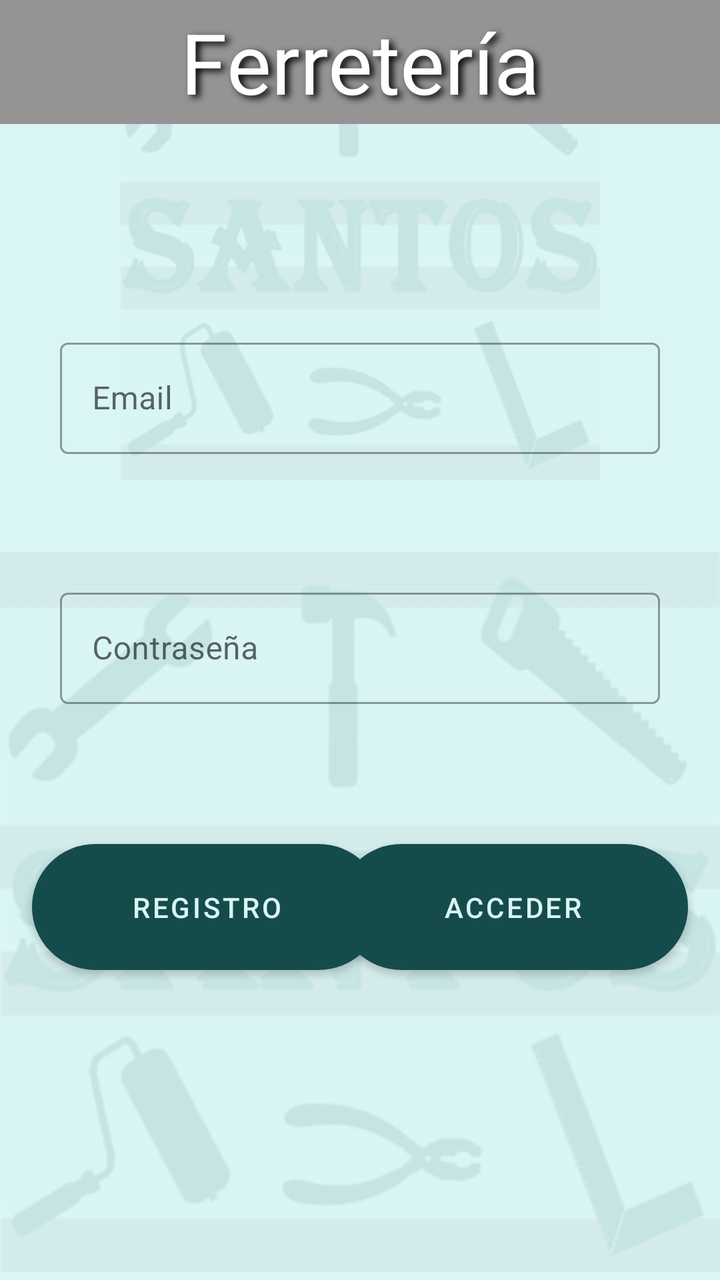
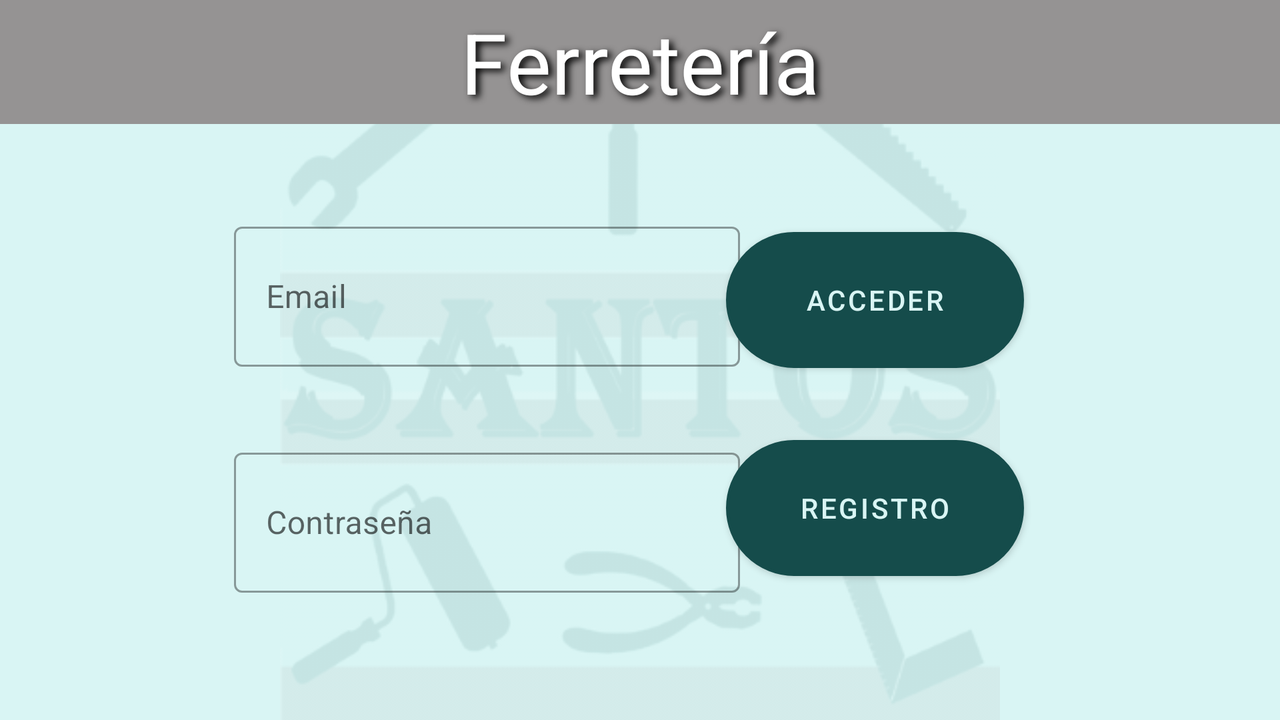

First picture: res/layout/ on a phone held upright. Second picture: the repository's own variant of that layout, on a device whose configuration matches the variant's folder. Source for both follows.
<!-- AndroidManifest.xml: activity theme PantallaInicio -->
<!-- res/layout/activity_main.xml -->
<?xml version="1.0" encoding="utf-8"?>
<androidx.constraintlayout.widget.ConstraintLayout xmlns:android="http://schemas.android.com/apk/res/android"
    xmlns:app="http://schemas.android.com/apk/res-auto"
    xmlns:tools="http://schemas.android.com/tools"
    android:layout_width="match_parent"
    android:layout_height="match_parent"
    android:background="@color/verdeClaro"
    android:orientation="vertical"
    tools:context=".MainActivity">

    <ImageView
        android:id="@+id/imageView2"
        android:layout_width="match_parent"
        android:layout_height="match_parent"
        android:layout_marginTop="272dp"
        android:alpha="0.1"
        app:layout_constraintTop_toTopOf="parent"
        app:srcCompat="@drawable/pantalla_inicio"
        tools:layout_editor_absoluteX="16dp" />

    <ImageView
        android:id="@+id/imageView3"
        android:layout_width="match_parent"
        android:layout_height="match_parent"
        android:layout_marginBottom="400dp"
        android:alpha="0.1"
        android:visibility="visible"
        app:layout_constraintBottom_toBottomOf="parent"
        app:layout_constraintTop_toTopOf="parent"
        app:layout_constraintVertical_bias="0.0"
        app:srcCompat="@drawable/pantalla_inicio"
        tools:layout_editor_absoluteX="0dp" />


    <com.google.android.material.textfield.TextInputLayout
        android:id="@+id/text_input_layout_outlined"
        style="@style/Widget.MaterialComponents.TextInputLayout.OutlinedBox"
        android:layout_width="match_parent"
        android:layout_height="wrap_content"
        android:layout_marginTop="136dp"
        android:hint="Email"
        android:padding="30dp"
        app:layout_constraintTop_toTopOf="parent"
        tools:ignore="MissingConstraints"
        tools:layout_editor_absoluteX="24dp">
        <EditText
            android:id="@+id/idEmail"
            android:layout_width="match_parent"
            android:layout_height="wrap_content"
            android:inputType="textEmailAddress"
            android:singleLine="false"
            tools:layout_editor_absoluteX="54dp"
            tools:layout_editor_absoluteY="175dp" />
    </com.google.android.material.textfield.TextInputLayout>

    <com.google.android.material.textfield.TextInputLayout
        android:id="@+id/text_input_layout_outlined2"
        style="@style/Widget.MaterialComponents.TextInputLayout.OutlinedBox"
        android:layout_width="match_parent"
        android:layout_height="wrap_content"
        android:layout_marginTop="4dp"
        android:hint="Contraseña"
        android:padding="30dp"
        app:layout_constraintTop_toBottomOf="@+id/text_input_layout_outlined"
        tools:ignore="MissingConstraints"
        tools:layout_editor_absoluteX="0dp">

        <EditText
            android:id="@+id/idPassword"
            android:layout_width="match_parent"
            android:layout_height="wrap_content"
            android:inputType="numberPassword"
            tools:layout_editor_absoluteX="21dp"
            tools:layout_editor_absoluteY="147dp" />
    </com.google.android.material.textfield.TextInputLayout>

    <Button
        android:id="@+id/idGuarda"
        android:layout_width="175dp"
        android:layout_height="63dp"
        android:layout_marginStart="16dp"
        android:layout_marginTop="40dp"
        android:background="@drawable/boton_pulsar"
        android:text="Registro"
        android:textColor="@drawable/boton_texto"
        app:layout_constraintStart_toStartOf="parent"
        app:layout_constraintTop_toBottomOf="@+id/text_input_layout_outlined2" />

    <Button
        android:id="@+id/idAcceso"
        android:layout_width="175dp"
        android:layout_height="63dp"
        android:layout_marginTop="40dp"
        android:layout_marginEnd="16dp"
        android:background="@drawable/boton_pulsar"
        android:text="Acceder"
        android:textColor="@drawable/boton_texto"
        app:layout_constraintEnd_toEndOf="parent"
        app:layout_constraintTop_toBottomOf="@+id/text_input_layout_outlined2" />

    <TextView
        android:id="@+id/textView"
        android:layout_width="match_parent"
        android:layout_height="62dp"
        style="@style/Titulo"
        app:layout_constraintEnd_toEndOf="parent"
        app:layout_constraintTop_toTopOf="parent" />


</androidx.constraintlayout.widget.ConstraintLayout>
<!-- resources referenced by this layout -->
<resources>
  <color name="verdeClaro">#d9f5f4</color>
  <!-- drawable boton_pulsar (drawable) -->
  <?xml version="1.0" encoding="utf-8"?>
  <ripple xmlns:android="http://schemas.android.com/apk/res/android"
      android:color="@color/verdeClaro">
  <item android:drawable="@drawable/boton_ripple"/>
  </ripple>
  <!-- drawable boton_texto (drawable) -->
  <?xml version="1.0" encoding="utf-8"?>
  <selector xmlns:android="http://schemas.android.com/apk/res/android">
      <item android:color="@color/verdeOsculo" android:state_pressed="true"></item>
      <item android:color="@color/verdeClaro" android:state_pressed="false"></item>
  </selector>
  <!-- drawable pantalla_inicio (drawable) -->
  <?xml version="1.0" encoding="utf-8"?>
  <layer-list xmlns:android="http://schemas.android.com/apk/res/android">
  <item android:drawable="@color/verdeClaro">
  </item>
     <item>
         <bitmap android:gravity="start"
             android:src="@mipmap/pantalla"/>
     </item>
  </layer-list>
  <style name="Titulo" parent="Theme.Ferreteria">
      <item name="android:background">@color/gris</item>
      <item name="android:gravity">center</item>
      <item name="android:text">@string/app_name</item>
      <item name="android:shadowColor">@color/black</item>
      <item name="android:textSize">42dp</item>
      <item name="android:shadowDx">6</item>
      <item name="android:shadowDy">4</item>
      <item name="android:shadowRadius">8</item>
      <item name="android:textColor">@color/white</item>
  </style>
  <style name="PantallaInicio" parent="Theme.Ferreteria">
          <item name="android:windowBackground">@mipmap/pantalla</item>
      </style>
  <!-- drawable boton_ripple (drawable) -->
  <?xml version="1.0" encoding="utf-8"?>
  <shape xmlns:android="http://schemas.android.com/apk/res/android">
      <corners android:radius="140dp"/>
    <stroke android:color="@color/white"
        android:width="5px"/>
      <solid android:color="@color/white"/>
  </shape>
  <color name="verdeOsculo">#154c4b</color>
  <style name="Theme.Ferreteria" parent="Theme.MaterialComponents.DayNight.DarkActionBar">
          
          <item name="colorPrimary">@color/verdeOsculo</item>
          <item name="colorPrimaryDark">@color/gris</item>
          <item name="colorOnPrimary">@color/verdeClaro</item>
          <item name="colorPrimaryVariant">@color/black</item>
  
          
          <item name="colorSecondary">@color/verdeClaro</item>
          <item name="colorSecondaryVariant">@color/verdeOsculo</item>
          <item name="colorOnSecondary">@color/black</item>
  
          <item name="android:statusBarColor" tools:targetApi="l">?attr/colorPrimaryVariant</item>
          
          <item name="toolbarStyle">@style/Widget.MaterialComponents.Toolbar.PrimarySurface</item>
      </style>
  <color name="gris">#959393</color>
  <string name="app_name">Ferretería</string>
  <color name="black">#FF000000</color>
  <color name="white">#FFFFFFFF</color>
</resources>
<!-- res/layout-land/activity_main.xml (the repository's variant of the layout above) -->
<!-- drawn on the phone turned sideways -->
<?xml version="1.0" encoding="utf-8"?>
<androidx.constraintlayout.widget.ConstraintLayout xmlns:android="http://schemas.android.com/apk/res/android"
    xmlns:app="http://schemas.android.com/apk/res-auto"
    xmlns:tools="http://schemas.android.com/tools"
    android:layout_width="match_parent"
    android:layout_height="match_parent"
    android:background="@color/verdeClaro"
    android:orientation="vertical"
    tools:context=".MainActivity">

    <ImageView
        android:id="@+id/imageView2"
        android:layout_width="match_parent"
        android:layout_height="match_parent"
        android:alpha="0.1"
        app:srcCompat="@drawable/pantalla_inicio"
        tools:layout_editor_absoluteX="0dp"
        tools:layout_editor_absoluteY="-16dp" />


    <com.google.android.material.textfield.TextInputLayout
        android:id="@+id/text_input_layout_outlined"
        style="@style/Widget.MaterialComponents.TextInputLayout.OutlinedBox"
        android:layout_width="272dp"
        android:layout_height="77dp"
        android:layout_marginTop="108dp"
        android:hint="Email"
        app:layout_constraintEnd_toEndOf="parent"
        app:layout_constraintHorizontal_bias="0.318"
        app:layout_constraintStart_toStartOf="parent"
        app:layout_constraintTop_toTopOf="parent"
        tools:ignore="MissingConstraints">

        <EditText
            android:id="@+id/idEmail"
            android:layout_width="253dp"
            android:layout_height="70dp"
            android:inputType="textEmailAddress"
            android:singleLine="false"
            tools:layout_editor_absoluteX="156dp"
            tools:layout_editor_absoluteY="92dp" />

    </com.google.android.material.textfield.TextInputLayout>

    <com.google.android.material.textfield.TextInputLayout
        android:id="@+id/text_input_layout_outlined2"
        style="@style/Widget.MaterialComponents.TextInputLayout.OutlinedBox"
        android:layout_width="272dp"
        android:layout_height="77dp"
        android:layout_marginTop="36dp"
        android:hint="Contraseña"
        app:layout_constraintEnd_toEndOf="@+id/imageView2"
        app:layout_constraintHorizontal_bias="0.318"
        app:layout_constraintStart_toStartOf="parent"
        app:layout_constraintTop_toBottomOf="@+id/text_input_layout_outlined"
        tools:ignore="MissingConstraints">

        <EditText
            android:id="@+id/idPassword"
            android:layout_width="253dp"
            android:layout_height="70dp"
            android:inputType="numberPassword"
            tools:layout_editor_absoluteX="21dp"
            tools:layout_editor_absoluteY="147dp" />
    </com.google.android.material.textfield.TextInputLayout>

    <Button
        android:id="@+id/idGuarda"
        android:layout_width="149dp"
        android:layout_height="68dp"
        android:layout_marginTop="36dp"
        android:layout_marginEnd="128dp"
        android:background="@drawable/boton_pulsar"
        android:text="Registro"
        android:textColor="@drawable/boton_texto"
        app:layout_constraintEnd_toEndOf="parent"
        app:layout_constraintTop_toBottomOf="@+id/idAcceso" />

    <Button
        android:id="@+id/idAcceso"
        android:layout_width="149dp"
        android:layout_height="68dp"
        android:layout_marginTop="116dp"
        android:layout_marginEnd="128dp"
        android:background="@drawable/boton_pulsar"
        android:text="Acceder"
        android:textColor="@drawable/boton_texto"
        app:layout_constraintEnd_toEndOf="parent"
        app:layout_constraintTop_toTopOf="parent" />

    <TextView
        android:id="@+id/textView"
        android:layout_width="match_parent"
        android:layout_height="62dp"
        style="@style/Titulo"
        app:layout_constraintEnd_toEndOf="parent"
        app:layout_constraintTop_toTopOf="parent" />
</androidx.constraintlayout.widget.ConstraintLayout>
